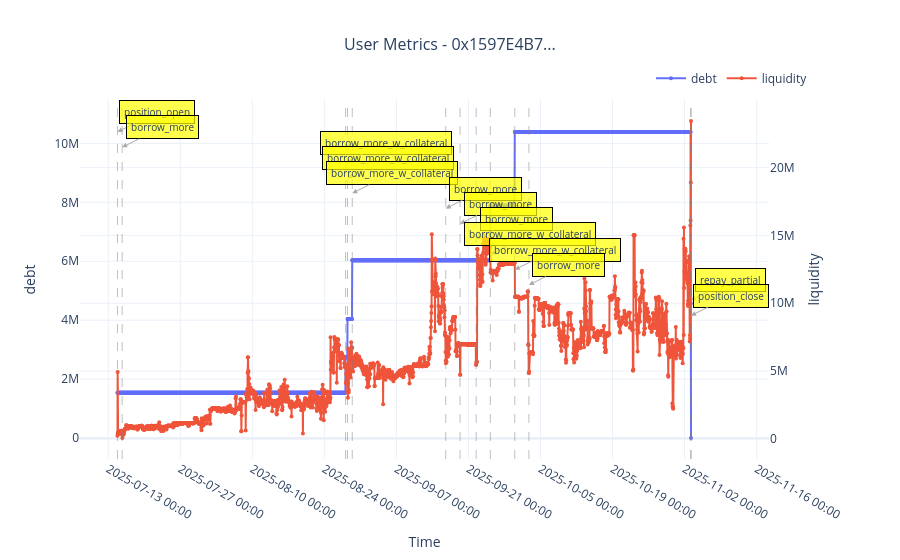

Source (notebook cell):
### Code cell
hourly = create_hourly_user_dataset(
    df[df["user_address"] == "0x1597E4B7cF6D2877A1d690b6088668afDb045763"],
    market_df,
    1,
)
hourly['liquidity'] = hourly['total_supply'] - hourly['total_borrow']
plot_user_metrics(
    hourly,
    ["debt", "liquidity"],
    "0x1597E4B7cF6D2877A1d690b6088668afDb045763",
)

### Figure 1 — Plotly figure (JSON) as saved in the notebook; plotly's stock layout.template omitted (floating-point values rounded to 4 significant figures; data arrays with more than 128 entries replaced by an {"elided": "..."} marker saying what was removed)
{"data": [{"line": {"color": "#636EFA", "width": 2}, "marker": {"size": 4}, "mode": "lines+markers", "name": "debt", "type": "scatter", "x": {"elided": "2676 str values"}, "xaxis": "x", "y": {"elided": "2676 float values"}, "yaxis": "y"}, {"line": {"color": "#EF553B", "width": 2}, "marker": {"size": 4}, "mode": "lines+markers", "name": "liquidity", "type": "scatter", "x": {"elided": "2676 str values"}, "xaxis": "x", "y": {"elided": "2676 float values"}, "yaxis": "y2"}], "layout": {"annotations": [{"arrowcolor": "darkgray", "arrowhead": 2, "arrowsize": 1, "arrowwidth": 1, "ax": 40, "ay": -20, "bgcolor": "rgba(255, 255, 0, 0.7)", "bordercolor": "black", "borderpad": 4, "borderwidth": 1, "font": {"size": 10}, "showarrow": true, "text": "position_open", "x": "2025-07-14T18:58:23", "y": 10390000.0, "yref": "y"}, {"arrowcolor": "darkgray", "arrowhead": 2, "arrowsize": 1, "arrowwidth": 1, "ax": 40, "ay": -20, "bgcolor": "rgba(255, 255, 0, 0.7)", "bordercolor": "black", "borderpad": 4, "borderwidth": 1, "font": {"size": 10}, "showarrow": true, "text": "borrow_more", "x": "2025-07-15T16:58:23", "y": 9868000.0, "yref": "y"}, {"arrowcolor": "darkgray", "arrowhead": 2, "arrowsize": 1, "arrowwidth": 1, "ax": 40, "ay": -20, "bgcolor": "rgba(255, 255, 0, 0.7)", "bordercolor": "black", "borderpad": 4, "borderwidth": 1, "font": {"size": 10}, "showarrow": true, "text": "borrow_more_w_collateral", "x": "2025-08-28T02:58:23", "y": 9348000.0, "yref": "y"}, {"arrowcolor": "darkgray", "arrowhead": 2, "arrowsize": 1, "arrowwidth": 1, "ax": 40, "ay": -20, "bgcolor": "rgba(255, 255, 0, 0.7)", "bordercolor": "black", "borderpad": 4, "borderwidth": 1, "font": {"size": 10}, "showarrow": true, "text": "borrow_more_w_collateral", "x": "2025-08-28T11:58:23", "y": 8829000.0, "yref": "y"}, {"arrowcolor": "darkgray", "arrowhead": 2, "arrowsize": 1, "arrowwidth": 1, "ax": 40, "ay": -20, "bgcolor": "rgba(255, 255, 0, 0.7)", "bordercolor": "black", "borderpad": 4, "borderwidth": 1, "font": {"size": 10}, "showarrow": true, "text": "borrow_more_w_collateral", "x": "2025-08-29T09:58:23", "y": 8310000.0, "yref": "y"}, {"arrowcolor": "darkgray", "arrowhead": 2, "arrowsize": 1, "arrowwidth": 1, "ax": 40, "ay": -20, "bgcolor": "rgba(255, 255, 0, 0.7)", "bordercolor": "black", "borderpad": 4, "borderwidth": 1, "font": {"size": 10}, "showarrow": true, "text": "borrow_more", "x": "2025-09-16T13:58:23", "y": 7790000.0, "yref": "y"}, {"arrowcolor": "darkgray", "arrowhead": 2, "arrowsize": 1, "arrowwidth": 1, "ax": 40, "ay": -20, "bgcolor": "rgba(255, 255, 0, 0.7)", "bordercolor": "black", "borderpad": 4, "borderwidth": 1, "font": {"size": 10}, "showarrow": true, "text": "borrow_more", "x": "2025-09-19T08:58:23", "y": 7271000.0, "yref": "y"}, {"arrowcolor": "darkgray", "arrowhead": 2, "arrowsize": 1, "arrowwidth": 1, "ax": 40, "ay": -20, "bgcolor": "rgba(255, 255, 0, 0.7)", "bordercolor": "black", "borderpad": 4, "borderwidth": 1, "font": {"size": 10}, "showarrow": true, "text": "borrow_more", "x": "2025-09-22T11:58:23", "y": 6752000.0, "yref": "y"}, {"arrowcolor": "darkgray", "arrowhead": 2, "arrowsize": 1, "arrowwidth": 1, "ax": 40, "ay": -20, "bgcolor": "rgba(255, 255, 0, 0.7)", "bordercolor": "black", "borderpad": 4, "borderwidth": 1, "font": {"size": 10}, "showarrow": true, "text": "borrow_more_w_collateral", "x": "2025-09-25T05:58:23", "y": 6232000.0, "yref": "y"}, {"arrowcolor": "darkgray", "arrowhead": 2, "arrowsize": 1, "arrowwidth": 1, "ax": 40, "ay": -20, "bgcolor": "rgba(255, 255, 0, 0.7)", "bordercolor": "black", "borderpad": 4, "borderwidth": 1, "font": {"size": 10}, "showarrow": true, "text": "borrow_more_w_collateral", "x": "2025-09-29T23:58:23", "y": 5713000.0, "yref": "y"}, {"arrowcolor": "darkgray", "arrowhead": 2, "arrowsize": 1, "arrowwidth": 1, "ax": 40, "ay": -20, "bgcolor": "rgba(255, 255, 0, 0.7)", "bordercolor": "black", "borderpad": 4, "borderwidth": 1, "font": {"size": 10}, "showarrow": true, "text": "borrow_more", "x": "2025-10-02T17:58:23", "y": 5194000.0, "yref": "y"}, {"arrowcolor": "darkgray", "arrowhead": 2, "arrowsize": 1, "arrowwidth": 1, "ax": 40, "ay": -20, "bgcolor": "rgba(255, 255, 0, 0.7)", "bordercolor": "black", "borderpad": 4, "borderwidth": 1, "font": {"size": 10}, "showarrow": true, "text": "repay_partial", "x": "2025-11-03T04:58:23", "y": 4674000.0, "yref": "y"}, {"arrowcolor": "darkgray", "arrowhead": 2, "arrowsize": 1, "arrowwidth": 1, "ax": 40, "ay": -20, "bgcolor": "rgba(255, 255, 0, 0.7)", "bordercolor": "black", "borderpad": 4, "borderwidth": 1, "font": {"size": 10}, "showarrow": true, "text": "position_close", "x": "2025-11-03T05:58:23", "y": 4155000.0, "yref": "y"}], "hovermode": "x unified", "legend": {"orientation": "h", "x": 1, "xanchor": "right", "y": 1.02, "yanchor": "bottom"}, "shapes": [{"line": {"color": "gray", "dash": "dash", "width": 1}, "opacity": 0.5, "type": "line", "x0": "2025-07-14T18:58:23", "x1": "2025-07-14T18:58:23", "xref": "x", "y0": 0, "y1": 1, "yref": "y domain"}, {"line": {"color": "gray", "dash": "dash", "width": 1}, "opacity": 0.5, "type": "line", "x0": "2025-07-15T16:58:23", "x1": "2025-07-15T16:58:23", "xref": "x", "y0": 0, "y1": 1, "yref": "y domain"}, {"line": {"color": "gray", "dash": "dash", "width": 1}, "opacity": 0.5, "type": "line", "x0": "2025-08-28T02:58:23", "x1": "2025-08-28T02:58:23", "xref": "x", "y0": 0, "y1": 1, "yref": "y domain"}, {"line": {"color": "gray", "dash": "dash", "width": 1}, "opacity": 0.5, "type": "line", "x0": "2025-08-28T11:58:23", "x1": "2025-08-28T11:58:23", "xref": "x", "y0": 0, "y1": 1, "yref": "y domain"}, {"line": {"color": "gray", "dash": "dash", "width": 1}, "opacity": 0.5, "type": "line", "x0": "2025-08-29T09:58:23", "x1": "2025-08-29T09:58:23", "xref": "x", "y0": 0, "y1": 1, "yref": "y domain"}, {"line": {"color": "gray", "dash": "dash", "width": 1}, "opacity": 0.5, "type": "line", "x0": "2025-09-16T13:58:23", "x1": "2025-09-16T13:58:23", "xref": "x", "y0": 0, "y1": 1, "yref": "y domain"}, {"line": {"color": "gray", "dash": "dash", "width": 1}, "opacity": 0.5, "type": "line", "x0": "2025-09-19T08:58:23", "x1": "2025-09-19T08:58:23", "xref": "x", "y0": 0, "y1": 1, "yref": "y domain"}, {"line": {"color": "gray", "dash": "dash", "width": 1}, "opacity": 0.5, "type": "line", "x0": "2025-09-22T11:58:23", "x1": "2025-09-22T11:58:23", "xref": "x", "y0": 0, "y1": 1, "yref": "y domain"}, {"line": {"color": "gray", "dash": "dash", "width": 1}, "opacity": 0.5, "type": "line", "x0": "2025-09-25T05:58:23", "x1": "2025-09-25T05:58:23", "xref": "x", "y0": 0, "y1": 1, "yref": "y domain"}, {"line": {"color": "gray", "dash": "dash", "width": 1}, "opacity": 0.5, "type": "line", "x0": "2025-09-29T23:58:23", "x1": "2025-09-29T23:58:23", "xref": "x", "y0": 0, "y1": 1, "yref": "y domain"}, {"line": {"color": "gray", "dash": "dash", "width": 1}, "opacity": 0.5, "type": "line", "x0": "2025-10-02T17:58:23", "x1": "2025-10-02T17:58:23", "xref": "x", "y0": 0, "y1": 1, "yref": "y domain"}, {"line": {"color": "gray", "dash": "dash", "width": 1}, "opacity": 0.5, "type": "line", "x0": "2025-11-03T04:58:23", "x1": "2025-11-03T04:58:23", "xref": "x", "y0": 0, "y1": 1, "yref": "y domain"}, {"line": {"color": "gray", "dash": "dash", "width": 1}, "opacity": 0.5, "type": "line", "x0": "2025-11-03T05:58:23", "x1": "2025-11-03T05:58:23", "xref": "x", "y0": 0, "y1": 1, "yref": "y domain"}], "title": {"font": {"size": 16}, "text": "User Metrics - 0x1597E4B7...", "x": 0.5}, "xaxis": {"anchor": "y", "domain": [0, 0.94], "tickformat": "%Y-%m-%d %H:%M", "title": {"text": "Time"}}, "yaxis": {"anchor": "x", "domain": [0, 1], "title": {"text": "debt"}}, "yaxis2": {"anchor": "x", "overlaying": "y", "side": "right", "title": {"text": "liquidity"}}}}
